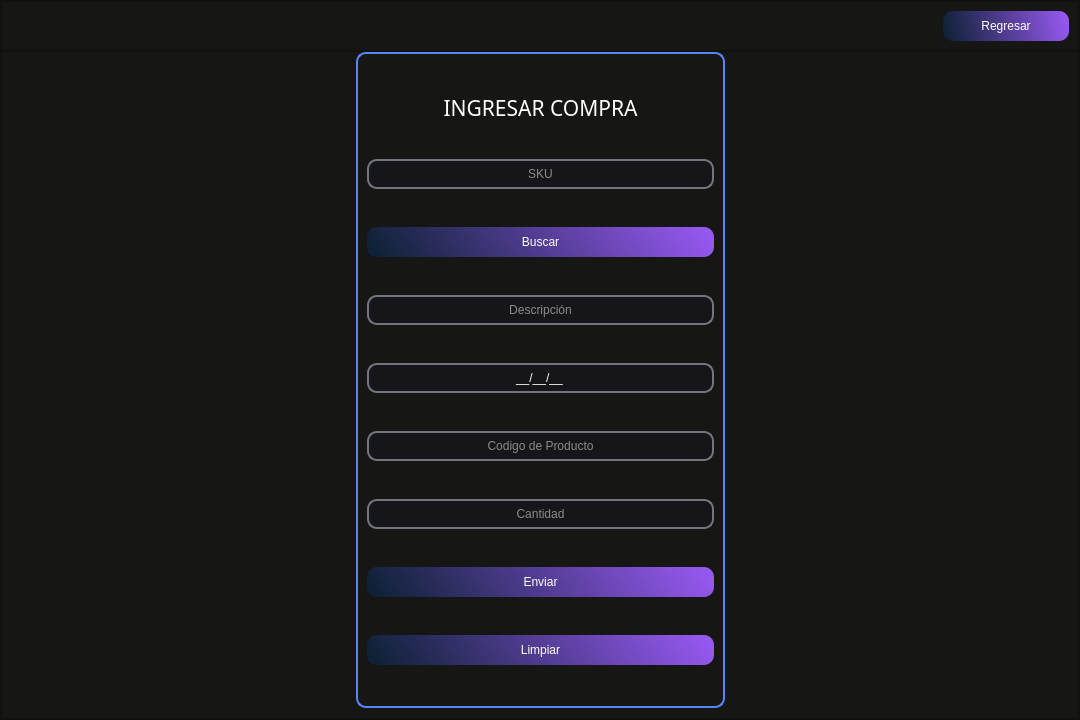
<?xml version="1.0" encoding="UTF-8"?>
<ui version="4.0">
 <class>MainWindow_ingresarcompra</class>
 <widget class="QMainWindow" name="MainWindow_ingresarcompra">
  <property name="geometry">
   <rect>
    <x>0</x>
    <y>0</y>
    <width>1080</width>
    <height>720</height>
   </rect>
  </property>
  <property name="windowTitle">
   <string>MainWindow</string>
  </property>
  <widget class="QWidget" name="centralwidget">
   <property name="minimumSize">
    <size>
     <width>1080</width>
     <height>720</height>
    </size>
   </property>
   <layout class="QVBoxLayout" name="verticalLayout">
    <property name="spacing">
     <number>0</number>
    </property>
    <property name="leftMargin">
     <number>0</number>
    </property>
    <property name="topMargin">
     <number>0</number>
    </property>
    <property name="rightMargin">
     <number>0</number>
    </property>
    <property name="bottomMargin">
     <number>0</number>
    </property>
    <item>
     <widget class="QFrame" name="frame_fondo">
      <property name="styleSheet">
       <string notr="true">background-color: rgb(22, 22, 20);</string>
      </property>
      <property name="frameShape">
       <enum>QFrame::StyledPanel</enum>
      </property>
      <property name="frameShadow">
       <enum>QFrame::Raised</enum>
      </property>
      <layout class="QVBoxLayout" name="verticalLayout_2">
       <property name="spacing">
        <number>0</number>
       </property>
       <property name="leftMargin">
        <number>0</number>
       </property>
       <property name="topMargin">
        <number>0</number>
       </property>
       <property name="rightMargin">
        <number>0</number>
       </property>
       <property name="bottomMargin">
        <number>0</number>
       </property>
       <item>
        <widget class="QFrame" name="frame_superior">
         <property name="maximumSize">
          <size>
           <width>16777215</width>
           <height>50</height>
          </size>
         </property>
         <property name="styleSheet">
          <string notr="true">

QPushButton{
background-color: qlineargradient(spread:reflect, x1:0, y1:0.562273, x2:1, y2:0.5, stop:0 rgba(11, 38, 67, 184), stop: 1 rgba(150, 88, 240, 255));
border-radius: 10px;
font: 12pt &quot;Sans Serif&quot;;
color: rgb(255, 255, 254); }

QPushButton:hover{
background-color: qlineargradient(spread:reflect, x1:0, y1:0.562273, x2:0.949, y2:0.545455, stop: 0 rgba(11, 38, 67, 184), stop:1 rgba(88, 240, 171, 255));
border-radius:10px;
font: 12pt &quot;Sans Serif&quot;;
color: rgb(255, 255, 254);
}</string>
         </property>
         <property name="frameShape">
          <enum>QFrame::StyledPanel</enum>
         </property>
         <property name="frameShadow">
          <enum>QFrame::Raised</enum>
         </property>
         <layout class="QHBoxLayout" name="horizontalLayout_6">
          <property name="spacing">
           <number>6</number>
          </property>
          <property name="leftMargin">
           <number>9</number>
          </property>
          <property name="topMargin">
           <number>9</number>
          </property>
          <property name="rightMargin">
           <number>9</number>
          </property>
          <property name="bottomMargin">
           <number>9</number>
          </property>
          <item>
           <spacer name="horizontalSpacer_13">
            <property name="orientation">
             <enum>Qt::Horizontal</enum>
            </property>
            <property name="sizeHint" stdset="0">
             <size>
              <width>245</width>
              <height>20</height>
             </size>
            </property>
           </spacer>
          </item>
          <item>
           <widget class="QPushButton" name="pushButton_regresar_ic">
            <property name="minimumSize">
             <size>
              <width>126</width>
              <height>30</height>
             </size>
            </property>
            <property name="styleSheet">
             <string notr="true">QPushButton:hover{
background-color: qlineargradient(spread:pad, x1:0, y1:0, x2:1, y2:0, stop:0 rgba(0, 0, 0, 255), stop:0.727273 rgba(142, 19, 16, 255));
border-radius:10px;
font: 12pt &quot;Sans Serif&quot;;
color: rgb(255, 255, 254);
}</string>
            </property>
            <property name="text">
             <string>Regresar</string>
            </property>
           </widget>
          </item>
         </layout>
        </widget>
       </item>
       <item>
        <widget class="QFrame" name="frame_inferior">
         <property name="styleSheet">
          <string notr="true">

QPushButton{
background-color: qlineargradient(spread:reflect, x1:0, y1:0.562273, x2:1, y2:0.5, stop:0 rgba(11, 38, 67, 184), stop: 1 rgba(150, 88, 240, 255));
border-radius: 10px;
font: 12pt &quot;Sans Serif&quot;;
color: rgb(255, 255, 254); }

QPushButton:hover{
background-color: qlineargradient(spread:reflect, x1:0, y1:0.562273, x2:0.949, y2:0.545455, stop: 0 rgba(11, 38, 67, 184), stop:1 rgba(88, 240, 171, 255));
border-radius:10px;
font: 12pt &quot;Sans Serif&quot;;
color: rgb(255, 255, 254);
}</string>
         </property>
         <property name="frameShape">
          <enum>QFrame::StyledPanel</enum>
         </property>
         <property name="frameShadow">
          <enum>QFrame::Raised</enum>
         </property>
         <layout class="QHBoxLayout" name="horizontalLayout_11">
          <property name="spacing">
           <number>0</number>
          </property>
          <property name="leftMargin">
           <number>0</number>
          </property>
          <property name="topMargin">
           <number>0</number>
          </property>
          <property name="rightMargin">
           <number>0</number>
          </property>
          <property name="bottomMargin">
           <number>10</number>
          </property>
          <item>
           <spacer name="horizontalSpacer_16">
            <property name="orientation">
             <enum>Qt::Horizontal</enum>
            </property>
            <property name="sizeHint" stdset="0">
             <size>
              <width>351</width>
              <height>20</height>
             </size>
            </property>
           </spacer>
          </item>
          <item>
           <widget class="QFrame" name="frame_busquedadeusuarios_4">
            <property name="minimumSize">
             <size>
              <width>369</width>
              <height>606</height>
             </size>
            </property>
            <property name="maximumSize">
             <size>
              <width>369</width>
              <height>670</height>
             </size>
            </property>
            <property name="styleSheet">
             <string notr="true">QLineEdit{
background-color: rgb(22, 22, 26);
border-radius: 10px;
font: 12pt &quot;SansSerif&quot;;
color: rgb(255, 255, 254);
border: 2px solid rgb(114, 117, 126);}

QLineEdit:hover{
background-color: rgb(22, 22, 26);
border-radius: 10px;
font: 12pt &quot;Sans Serif&quot;;
border: 2px solid rgb(44, 182, 125); }

QLineEdit:focus {
background-color: rgb(1, 1, 1);
border-radius:10px;
font: 12pt &quot;Sans Serif&quot;;
border: 2px solid rgb(127, 90, 240);
}

QPushButton{
background-color: qlineargradient(spread:reflect, x1:0, y1:0.562273, x2:1, y2:0.5, stop:0 rgba(11, 38, 67, 184), stop: 1 rgba(150, 88, 240, 255));
border-radius: 10px;
font: 12pt &quot;Sans Serif&quot;;
color: rgb(255, 255, 254); }

QPushButton:hover{
background-color: qlineargradient(spread:reflect, x1:0, y1:0.562273, x2:0.949, y2:0.545455, stop: 0 rgba(11, 38, 67, 184), stop:1 rgba(88, 240, 171, 255));
border-radius:10px;
font: 12pt &quot;Sans Serif&quot;;
color: rgb(255, 255, 254);
}

QComboBox{
background-color: rgb(22, 22, 26);
border-radius: 10px;
font: 12pt &quot;SansSerif&quot;;
color: rgb(255, 255, 254);
border: 2px solid rgb(114, 117, 126);}

QComboBox:hover{
background-color: rgb(22, 22, 26);
border-radius: 10px;
font: 12pt &quot;Sans Serif&quot;;
border: 2px solid rgb(44, 182, 125); }

QFrame{
border-radius: 10px;
border: 2px solid rgb(84, 135, 255)
}




</string>
            </property>
            <property name="frameShape">
             <enum>QFrame::StyledPanel</enum>
            </property>
            <property name="frameShadow">
             <enum>QFrame::Raised</enum>
            </property>
            <layout class="QVBoxLayout" name="verticalLayout_3">
             <item>
              <widget class="QLabel" name="label_ingresarcompra">
               <property name="maximumSize">
                <size>
                 <width>16777215</width>
                 <height>26</height>
                </size>
               </property>
               <property name="font">
                <font>
                 <family>Impact</family>
                 <pointsize>16</pointsize>
                </font>
               </property>
               <property name="styleSheet">
                <string notr="true">color: rgb(255, 255, 255);

border-radius: 0px;

border:0px;</string>
               </property>
               <property name="text">
                <string>INGRESAR COMPRA</string>
               </property>
               <property name="alignment">
                <set>Qt::AlignCenter</set>
               </property>
              </widget>
             </item>
             <item>
              <widget class="QLineEdit" name="lineEdit_sku_ingresarcompra">
               <property name="minimumSize">
                <size>
                 <width>200</width>
                 <height>30</height>
                </size>
               </property>
               <property name="alignment">
                <set>Qt::AlignCenter</set>
               </property>
               <property name="placeholderText">
                <string>SKU</string>
               </property>
              </widget>
             </item>
             <item>
              <widget class="QPushButton" name="pushButton_buscar_ingresarcompra">
               <property name="minimumSize">
                <size>
                 <width>130</width>
                 <height>30</height>
                </size>
               </property>
               <property name="text">
                <string>Buscar</string>
               </property>
              </widget>
             </item>
             <item>
              <widget class="QLineEdit" name="lineEdit_descripicion_ingresarcompra">
               <property name="minimumSize">
                <size>
                 <width>0</width>
                 <height>30</height>
                </size>
               </property>
               <property name="alignment">
                <set>Qt::AlignCenter</set>
               </property>
               <property name="placeholderText">
                <string>Descripción</string>
               </property>
              </widget>
             </item>
             <item>
              <widget class="QLineEdit" name="lineEdit_fecha_ingresarcompra">
               <property name="minimumSize">
                <size>
                 <width>200</width>
                 <height>30</height>
                </size>
               </property>
               <property name="inputMask">
                <string>99/99/99;_</string>
               </property>
               <property name="text">
                <string comment="DD/MM/AA" extracomment="DD/MM/AA">//</string>
               </property>
               <property name="maxLength">
                <number>8</number>
               </property>
               <property name="frame">
                <bool>true</bool>
               </property>
               <property name="cursorPosition">
                <number>8</number>
               </property>
               <property name="alignment">
                <set>Qt::AlignCenter</set>
               </property>
               <property name="placeholderText">
                <string comment="DD/MM/AA" extracomment="DD/MM/AA">DD/MM/AA</string>
               </property>
               <property name="cursorMoveStyle">
                <enum>Qt::LogicalMoveStyle</enum>
               </property>
              </widget>
             </item>
             <item>
              <widget class="QLineEdit" name="lineEdit_cod_ingresarcompra">
               <property name="minimumSize">
                <size>
                 <width>0</width>
                 <height>30</height>
                </size>
               </property>
               <property name="alignment">
                <set>Qt::AlignCenter</set>
               </property>
               <property name="placeholderText">
                <string>Codigo de Producto</string>
               </property>
              </widget>
             </item>
             <item>
              <widget class="QLineEdit" name="lineEdit_cant_ingresarcompra">
               <property name="minimumSize">
                <size>
                 <width>0</width>
                 <height>30</height>
                </size>
               </property>
               <property name="alignment">
                <set>Qt::AlignCenter</set>
               </property>
               <property name="placeholderText">
                <string>Cantidad</string>
               </property>
              </widget>
             </item>
             <item>
              <widget class="QPushButton" name="pushButton_enviar">
               <property name="minimumSize">
                <size>
                 <width>130</width>
                 <height>30</height>
                </size>
               </property>
               <property name="text">
                <string>Enviar</string>
               </property>
              </widget>
             </item>
             <item>
              <widget class="QPushButton" name="pushButton_limpiar">
               <property name="minimumSize">
                <size>
                 <width>130</width>
                 <height>30</height>
                </size>
               </property>
               <property name="styleSheet">
                <string notr="true">QPushButton:hover{
background-color: qlineargradient(spread:pad, x1:0, y1:0, x2:1, y2:0, stop:0 rgba(0, 0, 0, 255), stop:0.727273 rgba(142, 19, 16, 255));
border-radius:10px;
font: 12pt &quot;Sans Serif&quot;;
color: rgb(255, 255, 254);
}</string>
               </property>
               <property name="text">
                <string>Limpiar</string>
               </property>
              </widget>
             </item>
            </layout>
           </widget>
          </item>
          <item>
           <spacer name="horizontalSpacer_17">
            <property name="orientation">
             <enum>Qt::Horizontal</enum>
            </property>
            <property name="sizeHint" stdset="0">
             <size>
              <width>350</width>
              <height>20</height>
             </size>
            </property>
           </spacer>
          </item>
         </layout>
        </widget>
       </item>
      </layout>
     </widget>
    </item>
   </layout>
  </widget>
 </widget>
 <resources>
  <include location="Recursos/Nuevo documento de texto.qrc"/>
 </resources>
 <connections/>
</ui>
